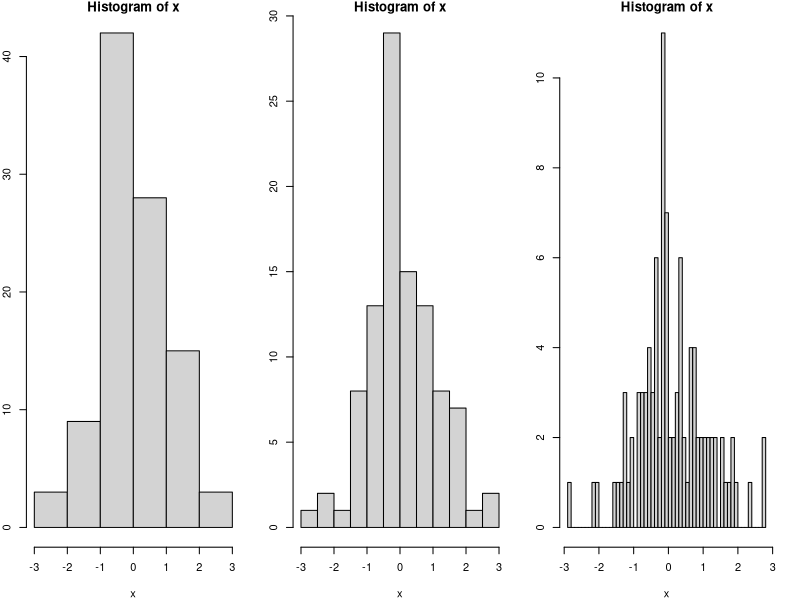
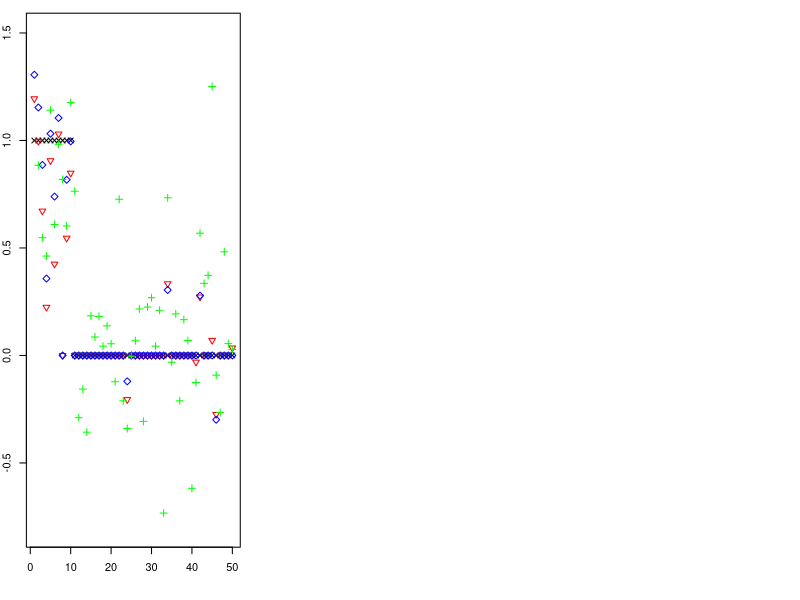

Source code (R) for these figures, in order:
## ---- chunk 1
library(magrittr)
set.seed(2020 - 4 - 15)
## ---- chunk 2
n <- 100
x <- rnorm(n)

par(mfrow = c(1, 3))
par(mar = c(4, 2, 1, 2))

hist(x, breaks = 5)
hist(x, breaks = 15)
hist(x, breaks = 60)
## ---- chunk 3
n <- 40
p <- 50
b0 <- c(rep(1, 10), rep(0, p - 10))
x <- matrix(rnorm(n * p), n, p)
y <- x %*% b0 + rnorm(n)

ols <- MASS::ginv(t(x) %*% x) %*% (t(x) %*% y) # OLS
# Implement Lasso by glmnet
cv_lasso <- glmnet::cv.glmnet(x, y)
lasso_result <- glmnet::glmnet(x, y, lambda = cv_lasso$lambda.min)

# Get weights
b_temp <- as.numeric(lasso_result$beta)
b_temp[b_temp == 0] <- 1e-8
w <- 1 / abs(b_temp) # Let gamma = 1

# Implement Adaptive Lasso by glmnet
cv_alasso <- glmnet::cv.glmnet(x, y, penalty.factor = w)
alasso_result <-
  glmnet::glmnet(x, y, penalty.factor = w, lambda = cv_alasso$lambda.min)

plot(b0, ylim = c(-0.8, 1.5), pch = 4, xlab = "", ylab = "coefficient")
points(lasso_result$beta, col = "red", pch = 6)
points(alasso_result$beta, col = "blue", pch = 5)
points(ols, col = "green", pch = 3)

# out of sample prediction
x_new <- matrix(rnorm(n * p), n, p)
y_new <- x_new %*% b0 + rnorm(n)
lasso_msfe <- (y_new - predict(lasso_result, newx = x_new )) %>% var()
alasso_msfe <- (y_new - predict(alasso_result, newx = x_new )) %>% var()
ols_msfe <- (y_new - x_new%*%ols ) %>% var()

print(c(lasso_msfe, alasso_msfe, ols_msfe))
